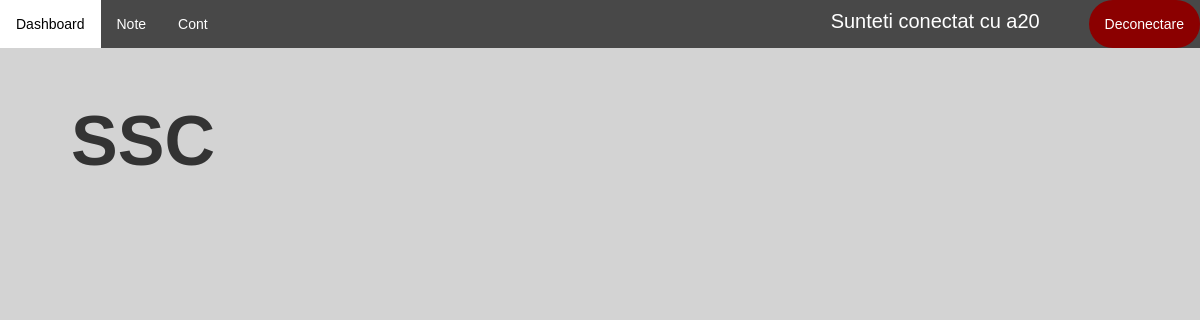
The page /disciplina-student/20/ (signed in) on the database as committed earlier.
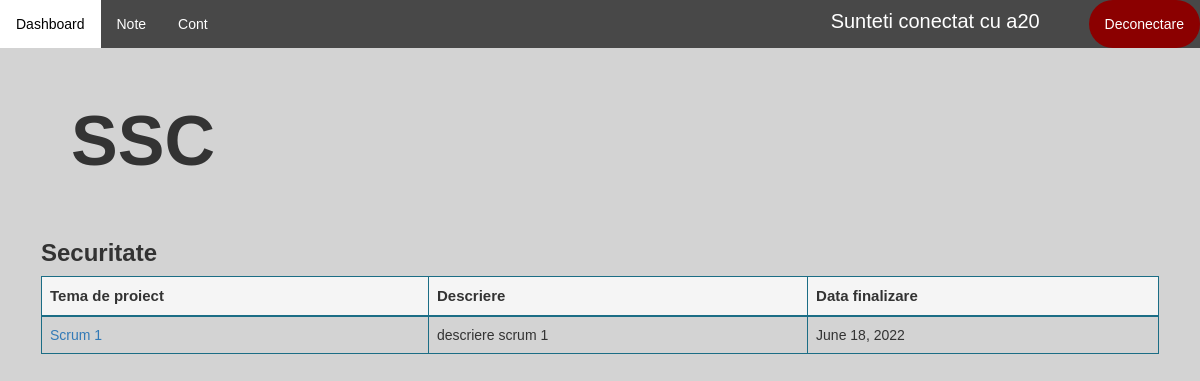
The same page on the database as committed later.
### application/models.py (models this page shows)
class Proiect(models.Model):
    id = models.AutoField(primary_key=True)
    nume = models.CharField(max_length=100, unique=False)
    data_inregistrare = models.DateField(auto_now_add=True)
    data_intermediara = models.DateField(default=None)
    data_finalizare = models.DateField()
    profesor = models.ForeignKey(Profesor, on_delete=models.CASCADE)
    disciplina = models.ForeignKey(Disciplina, on_delete=models.CASCADE, null=True)
    document = models.CharField(max_length=100, null=True)
    nr_persoane = models.IntegerField(null=True)
    cale = models.CharField(max_length=100, default=None)
    distribuire_teme = models.BooleanField(default=False)

class Tema(models.Model):
    id = models.AutoField(primary_key=True)
    nume = models.CharField(max_length=100, unique=False)
    descriere = models.CharField(max_length=500, null=True)
    proiect = models.ForeignKey(Proiect, on_delete=models.CASCADE, unique=False)

### application/decorators.py (the view)
        def wrapper_func(request, *args, **kwargs):
            user_groups = list()
            for group in request.user.groups.all():
                user_groups.append(group.name)
            if allowed_roles[0] in user_groups:
                return view_func(request, *args, **kwargs)
            else:
                return redirect('dashboard')

### application/functions.py (called while the page is built)
def get_user_info(request):
    user = request.user
    user_groups = [group.name for group in user.groups.all()]
    if 'admin' in user_groups:
        user_type = 'admin'
    elif 'studenti' in user_groups:
        user_type = 'student'
    elif 'secretariat' in user_groups:
        user_type = 'secretar'
    else:
        user_type = 'profesor'
    out = {'user': user,
           'user_groups': user_groups,
           'user_type': user_type
           }
    return out

def create_context(request=None, extract_user_info=True):
    if extract_user_info and not request:
        raise ValueError("request must be set if extract_user_info is True")
    out = {}
    if extract_user_info:
        out.update(get_user_info(request))
    return out

### application/templates/application/student/disciplinaStudent.html (shortened to what this page needs)
{% extends 'application/dashboard.html' %}
{% load static %}
{% block note_student %}
    <li><a href="{% url 'note' disciplina.id %}">Note</a>
{% endblock %}
{% block article %}
        <h1 style="font-size: 70px; padding: 30px"><b>{{ disciplina.nume }}</b></h1><br>
        <div class="table-wrapper-scroll-y custom-scrollbar" style="margin-top:-20px;">
        {% for proiect in proiecte %}
            <table class="table table-bordered" id="myTable" style="border-color: #1b6d85">
                <h3><b>{{ proiect.nume }}</b></h3>
                <thead style="background-color: whitesmoke; border-color: #1b6d85; font-size: 15px">
                <tr  style="border-color: #1b6d85">
                    <th  style="border-color: #1b6d85">Tema de proiect</th>
                    <th  style="border-color: #1b6d85">Descriere</th>
                    <th  style="border-color: #1b6d85">Data finalizare</th>
                </tr>
                </thead>
                <tbody>
                {% for tema in teme_student %}
                    {% if tema.proiect == proiect %}
                    <tr class="tr">
                        <td  style="border-color: #1b6d85"><a href="{% url 'temaStudent' tema.id %}"> {{ tema.nume }}</a></td>
                        <td  style="border-color: #1b6d85">{{ tema.descriere }}</td>
                        <td  style="border-color: #1b6d85">{{ proiect.data_finalizare }}</td>
                    </tr>
                    {% endif %}
                {% endfor %}
                </tbody>
            </table>
        {% endfor %}
        </div>
{% endblock %}

Rows that differ between the two databases and show on the page:
added Proiect: nume "Securitate", data_finalizare "June 18, 2022"
added Tema: nume "Scrum 1", descriere "descriere scrum 1"
